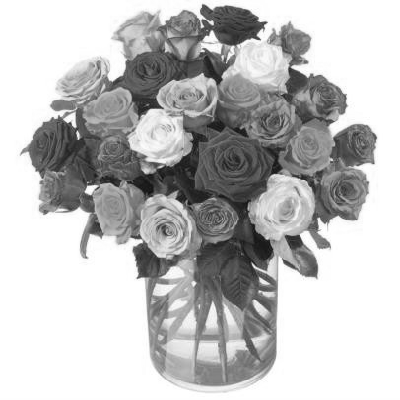
#> input picture lab03/zad1/roze.png, 400 x 400 px
$ python troj.py
#> lines starting #> are read from the running program, lines starting #| are printed output that depends on the picture; after the words box and inside, x2 and y2 are one past the last pixel; in counts of white or black regions, pixels touching at a corner belong together
import cv2
import numpy as np
import matplotlib.pyplot as plt

def iterative_3class_otsu(image_path):
#> called with image_path = 'roze.png'
    image = cv2.imread(image_path, cv2.IMREAD_GRAYSCALE)
#> image is the input picture: shape (400, 400); min 15, max 255, mean 191.3
    if image is None:
        raise FileNotFoundError(f"Nie znaleziono pliku obrazu pod ścieżką: {image_path}")

    T_prev = -100

    T_curr, _ = cv2.threshold(image, 0, 255, cv2.THRESH_BINARY + cv2.THRESH_OTSU)
#> T_curr = 176

    print(f"Start: Początkowy, globalny próg Otsu = {T_curr}")
#| Start: Początkowy, globalny próg Otsu = 176.0
    iteration = 1

    while abs(T_curr - T_prev) >= 2:
        T_prev = T_curr

        bg_pixels = image[image < T_prev]
        obj_pixels = image[image >= T_prev]

        mu_bg = np.mean(bg_pixels) if len(bg_pixels) > 0 else 0
        mu_obj = np.mean(obj_pixels) if len(obj_pixels) > 0 else 255

        intermediate_mask = (image >= mu_bg) & (image <= mu_obj)
        intermediate_pixels = image[intermediate_mask]

        if len(intermediate_pixels) == 0:
            print("Brak pikseli w klasie pośredniej. Zatrzymanie algorytmu.")
            break

        intermediate_2d = intermediate_pixels.reshape(1, -1)
        T_curr, _ = cv2.threshold(intermediate_2d, 0, 255, cv2.THRESH_BINARY + cv2.THRESH_OTSU)

        print(f"Iteracja {iteration}:")
        print(f"  Średnia tła = {mu_bg:.2f}, Średnia obiektu = {mu_obj:.2f}")
        print(f"  Analiza {len(intermediate_pixels)} pikseli pogranicza -> Nowy próg = {T_curr}")
        print(f"  Delta = {abs(T_curr - T_prev)}")

        iteration += 1
#> this loop made 2 passes
#> (T_prev, mu_bg, mu_obj, T_curr, iteration) on passes 1 to 2: (176, 107.1, 245.3, 174, 2), (174, 106.3, 244.8, 173, 3)
#| Iteracja 1:
#|   Średnia tła = 107.10, Średnia obiektu = 245.31
#|   Analiza 50587 pikseli pogranicza -> Nowy próg = 174.0
#|   Delta = 2.0
#| Iteracja 2:
#|   Średnia tła = 106.29, Średnia obiektu = 244.78
#|   Analiza 50683 pikseli pogranicza -> Nowy próg = 173.0
#|   Delta = 1.0
#> pass 1, in iterative_3class_otsu, `intermediate_mask = (image >= mu_bg) & (image <= mu_obj)`:
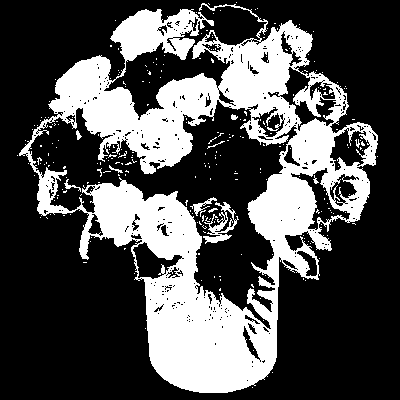
#> intermediate_mask: shape (400, 400) bool; 31.6% white; 257 white regions (246 under 20 px), largest, box (x1, y1, x2, y2) and area: (19, 3, 378, 393) 49077, (203, 202, 239, 244) 518, (190, 197, 217, 217) 144
#> pass 2, in iterative_3class_otsu, `intermediate_mask = (image >= mu_bg) & (image <= mu_obj)`:
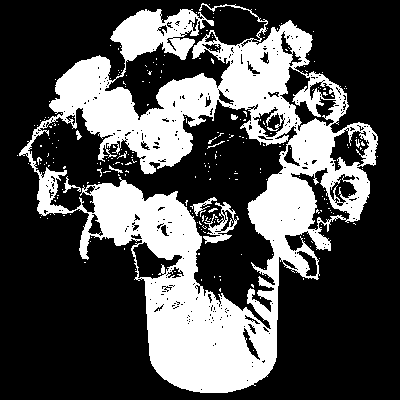
#> intermediate_mask: shape (400, 400) bool; 31.7% white; 244 white regions (233 under 20 px), largest, box (x1, y1, x2, y2) and area: (19, 3, 378, 393) 49152, (203, 202, 239, 244) 532, (190, 197, 217, 217) 148
#> after the loop, iteration = 3

    print(f"\n[Zakończono] Osiągnięto warunek stopu (\u0394 < 2). Ostateczny próg = {T_curr}")
#| [Zakończono] Osiągnięto warunek stopu (Δ < 2). Ostateczny próg = 173.0

    _, final_binary = cv2.threshold(image, T_curr, 255, cv2.THRESH_BINARY)
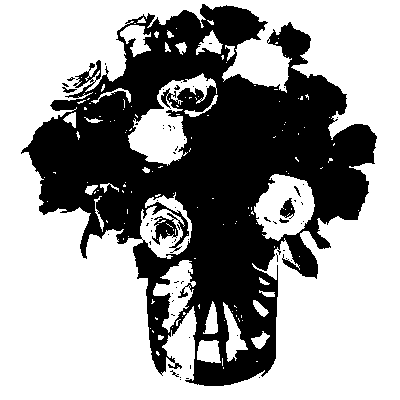
#> final_binary: shape (400, 400); 61.4% white; 61 black regions (56 under 20 px), largest, box (x1, y1, x2, y2) and area: (21, 4, 377, 386) 61330, (280, 198, 295, 219) 180, (62, 87, 77, 93) 42, (279, 218, 289, 223) 28, (294, 186, 301, 197) 23

    return image, final_binary, T_curr

if __name__ == "__main__":
    sciezka_do_pliku = 'roze.png'

    try:
        oryginalny, wynikowy, ostateczny_prog = iterative_3class_otsu(sciezka_do_pliku)
#> ostateczny_prog = 173

        plt.figure(figsize=(12, 6))

        plt.subplot(1, 2, 1)
        plt.title("Oryginał (Grayscale)")
        plt.imshow(oryginalny, cmap='gray', vmin=0, vmax=255)
        plt.axis('off')

        plt.subplot(1, 2, 2)
        plt.title(f"Wynik - Próg trójklasowy (T = {ostateczny_prog})")
        plt.imshow(wynikowy, cmap='gray', vmin=0, vmax=255)
        plt.axis('off')

        plt.tight_layout()
        plt.show()
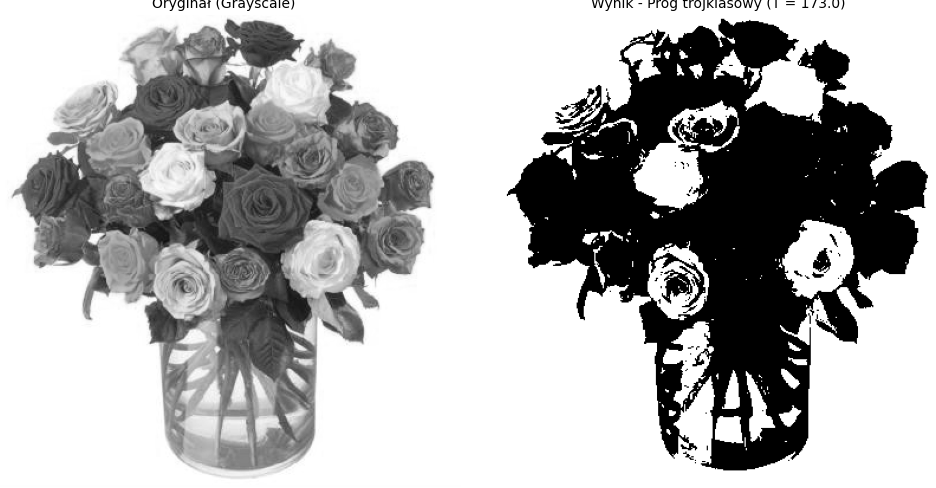
#> figure drawn by matplotlib, 2 panels

    except Exception as e:
        print(f"Wystąpił błąd: {e}")

$ run again, with lab03/zad1/sasiad.png copied over lab03/zad1/roze.png
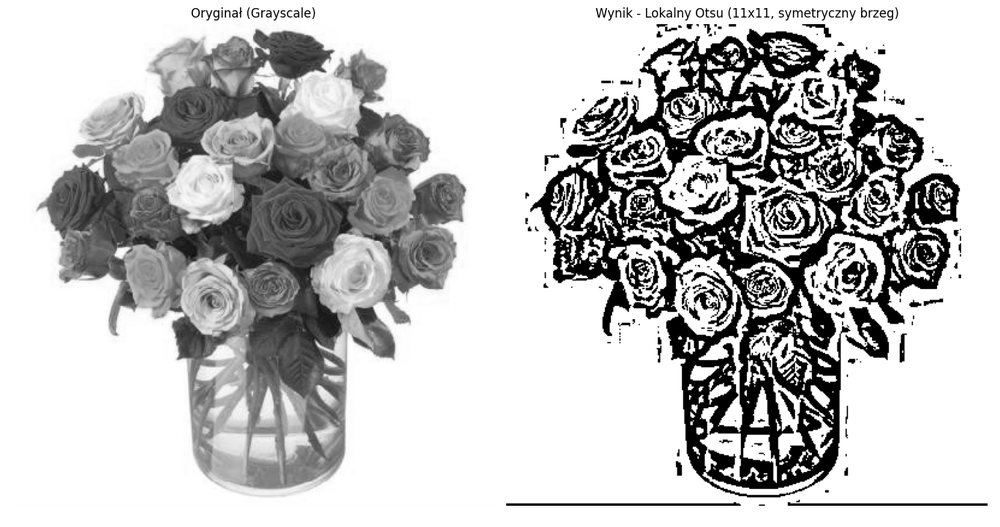
#> input picture lab03/zad1/sasiad.png, 1000 x 527 px, shrunk from 1367 x 720 before the run
#> in iterative_3class_otsu, image is the input picture: shape (527, 1000); min 0, max 255, mean 192.5
#> in iterative_3class_otsu, `T_curr, _ = cv2.threshold(image, 0, 255, cv2.THRESH_BINARY + cv2.THRES..`: T_curr = 154
#| Start: Początkowy, globalny próg Otsu = 154.0
#> the loop in iterative_3class_otsu, `while abs(T_curr - T_prev) >= 2:` made 2 passes
#> (T_prev, mu_bg, mu_obj, T_curr, iteration) on passes 1 to 2: (154, 62.44, 245.9, 152, 2), (152, 61.51, 245.5, 151, 3)
#> (printed output is left out)
#> pass 1, in iterative_3class_otsu, `intermediate_mask = (image >= mu_bg) & (image <= mu_obj)`:
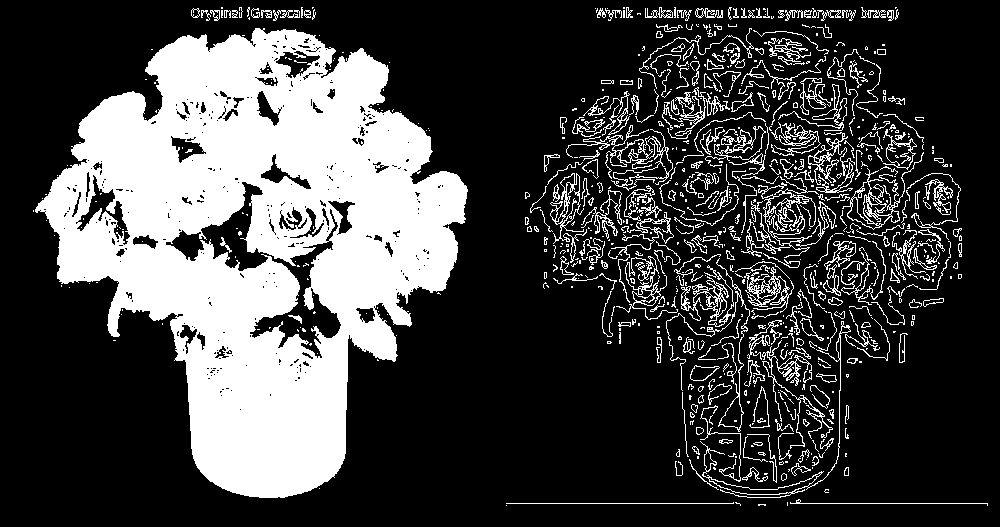
#> intermediate_mask: shape (527, 1000) bool; 26.5% white; 722 white regions (449 under 20 px), largest, box (x1, y1, x2, y2) and area: (35, 28, 468, 498) 108899, (741, 176, 819, 258) 1238, (566, 125, 673, 191) 1076
#> after the loop in iterative_3class_otsu, `while abs(T_curr - T_prev) >= 2:`: iteration = 3
#| [Zakończono] Osiągnięto warunek stopu (Δ < 2). Ostateczny próg = 151.0
#> final_binary: shape (527, 1000); 71.2% white; 401 black regions (258 under 20 px), largest, box (x1, y1, x2, y2) and area: (38, 30, 466, 488) 74074, (530, 29, 960, 497) 61765, (352, 306, 395, 359) 1138
#> ostateczny_prog = 151
#> `plt.show()`:
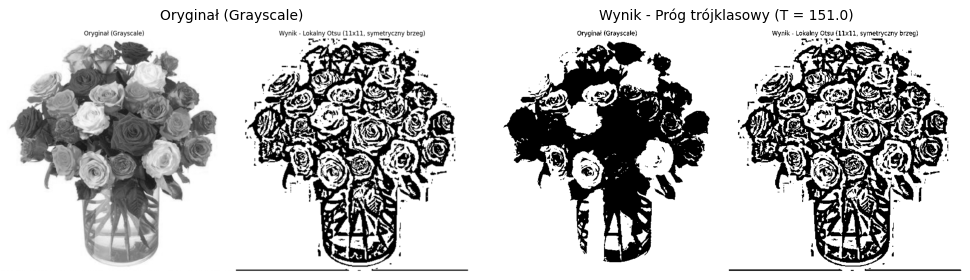
#> figure drawn by matplotlib, 2 panels
